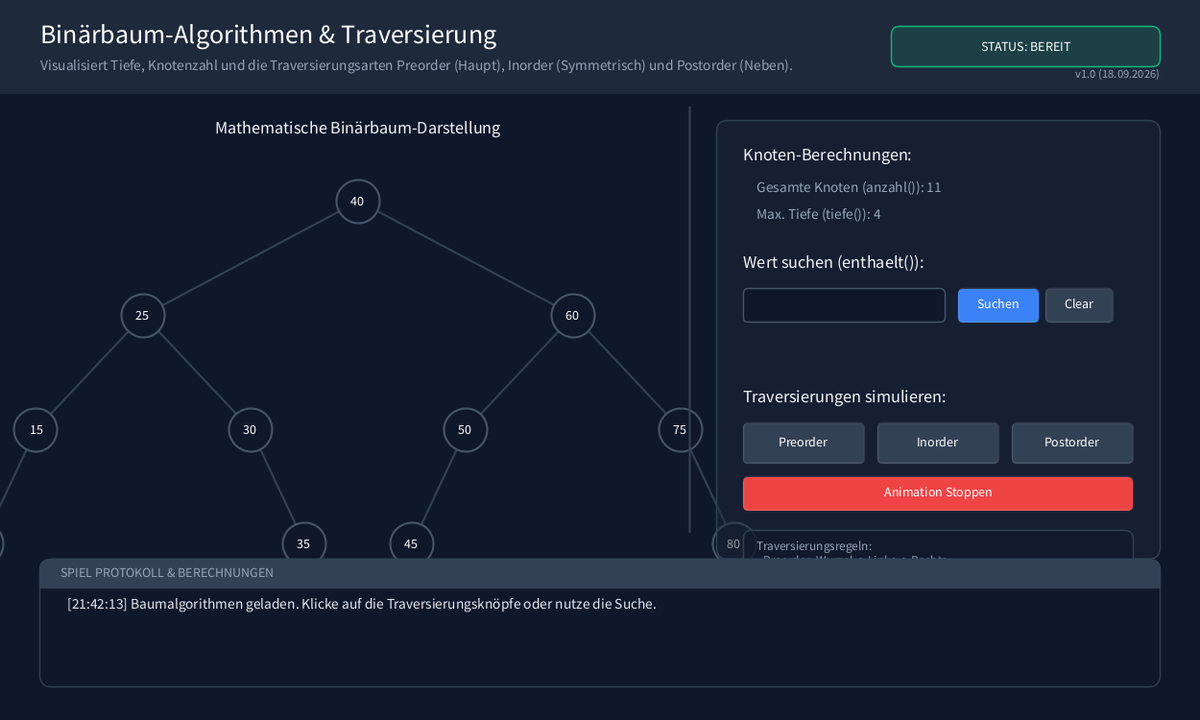
Frame 1 (no input)
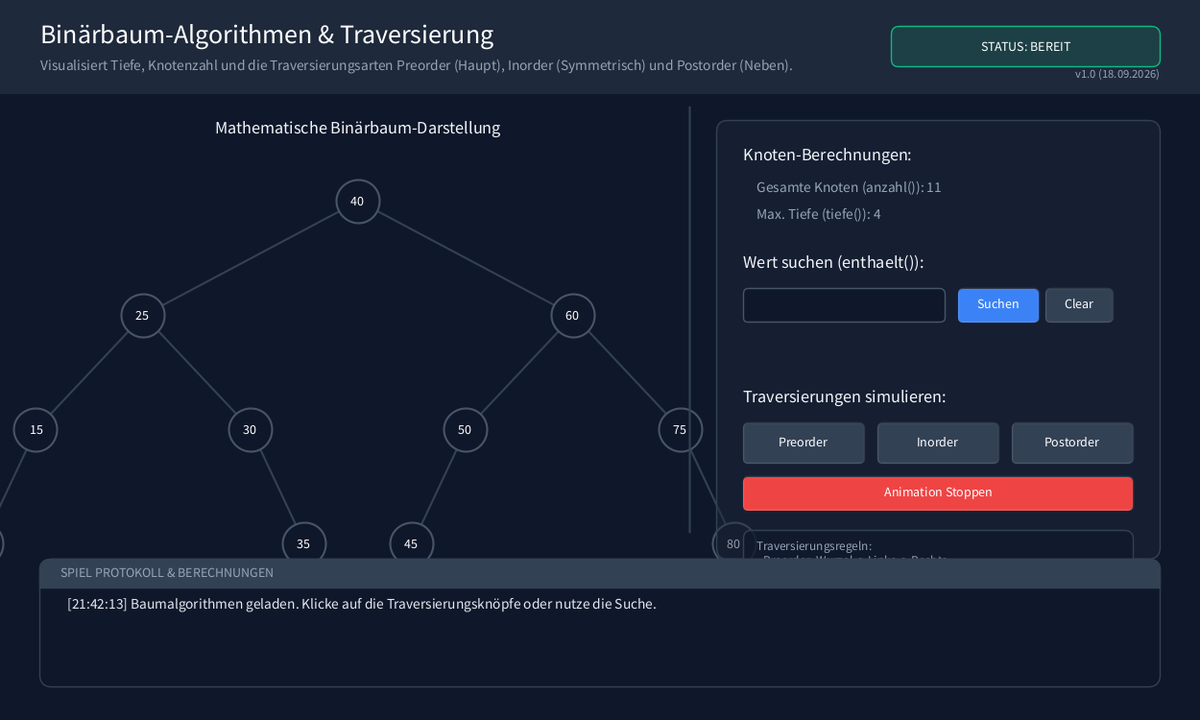
Frame 60 (the mouse pressed at the canvas centre just before this capture)
Frame 120 (the mouse held since frame 60 and released just before this capture): identical to frame 60, image omitted

The Processing sketch that drew these frames (run headless with seeded random() and noise(); from frame 60 on, the mouse is pressed at the canvas centre):

// Processing sketch: p10_baumalgorithmen
// ── p10_baumalgorithmen.pde
/**
 * Hauptprogramm: p10_baumalgorithmen (Musterlösung)
 * 
 * Bietet einen interaktiven Playground für Baumalgorithmen:
 * - Basiert auf dem ADT Binaerbaum (Binärbaum).
 * - Bestimmt Tiefe, Knotenzahl und überprüft das Vorhandensein von Elementen.
 * - Bietet eine visuelle Traversierungs-Animation (Preorder, Inorder, Postorder)
 *   mit regulierbarer Verzögerung.
 * - Protokolliert alle Berechnungen und Aktionen live im Logger.
 * 
 * @author Antigravity
 * @version September 2026
 */

Binaerbaum<Integer> startBaum;
Baumalgorithmen dasSpiel;

final float GUI_SCALE = 1.4;

// Log-Historie
ArrayList<String> aktionsLogs = new ArrayList<String>();

// Buttons
Button btnPreorder;
Button btnInorder;
Button btnPostorder;
Button btnStop;
Button btnSearch;
Button btnClearSearch;

// Suchvariablen
String searchInput = "";
boolean inputActive = false;
boolean searchExecuted = false;
boolean searchResult = false;
Binaerbaum<Integer> foundNode = null;

// Traversierungs-Animation
ArrayList<Binaerbaum> traversalList = null;
int traversalIndex = -1;
int lastTraversalStepTime = 0;
int traversalDelay = 800; // Millisekunden pro Schritt
String traversalName = "";

void setup()
{
    size(1250, 750);
    surface.setResizable(true);
    
    // Baum aufbauen
    baumInitialisieren();
    dasSpiel = new Baumalgorithmen(startBaum);
    
    // Buttons
    color colStandard = color(51, 65, 85);     // Slate 700
    color colAktion = color(59, 130, 246);     // Blau
    color colGefahr = color(239, 68, 68);      // Rot
    color colAktiv = color(16, 185, 129);      // Grün
    
    btnPreorder = new Button(50, 260, 95, 30, "Preorder", colStandard);
    btnInorder = new Button(150, 260, 95, 30, "Inorder", colStandard);
    btnPostorder = new Button(250, 260, 95, 30, "Postorder", colStandard);
    btnStop = new Button(50, 300, 295, 25, "Animation Stoppen", colGefahr);
    
    btnSearch = new Button(230, 140, 60, 25, "Suchen", colAktion);
    btnClearSearch = new Button(295, 140, 50, 25, "Clear", colStandard);
    
    logHinzufuegen("Baumalgorithmen geladen. Klicke auf die Traversierungsknöpfe oder nutze die Suche.");
}

void baumInitialisieren()
{
    // Ein schöner Suchbaum mit Werten
    startBaum = new Binaerbaum<Integer>(40);
    
    startBaum.links = new Binaerbaum<Integer>(25);
    startBaum.links.links = new Binaerbaum<Integer>(15);
    startBaum.links.links.links = new Binaerbaum<Integer>(10);
    startBaum.links.rechts = new Binaerbaum<Integer>(30);
    startBaum.links.rechts.rechts = new Binaerbaum<Integer>(35);
    
    startBaum.rechts = new Binaerbaum<Integer>(60);
    startBaum.rechts.links = new Binaerbaum<Integer>(50);
    startBaum.rechts.links.links = new Binaerbaum<Integer>(45);
    startBaum.rechts.rechts = new Binaerbaum<Integer>(75);
    startBaum.rechts.rechts.rechts = new Binaerbaum<Integer>(80);
}

void draw()
{
    float w = width / GUI_SCALE;
    float h = height / GUI_SCALE;
    
    background(15, 23, 42); // Deep Slate
    
    // Traversierungs-Animationsschritt ausführen
    if (traversalList != null && traversalIndex != -1)
    {
        int now = millis();
        if (now - lastTraversalStepTime > traversalDelay)
        {
            if (traversalIndex < traversalList.size() - 1)
            {
                traversalIndex++;
                Binaerbaum aktNode = traversalList.get(traversalIndex);
                logHinzufuegen("Besuche Knoten: " + aktNode.daten);
            }
            else
            {
                logHinzufuegen("Traversierung " + traversalName + " abgeschlossen.");
                traversalList = null;
                traversalIndex = -1;
            }
            lastTraversalStepTime = now;
        }
    }
    
    pushMatrix();
    scale(GUI_SCALE);
    
    // 1. Header
    fill(30, 41, 59);
    noStroke();
    rect(0, 0, w, 70);
    
    fill(255);
    textSize(20);
    textAlign(LEFT, CENTER);
    text("Binärbaum-Algorithmen & Traversierung", 30, 25);
    
    fill(148, 163, 184);
    textSize(11);
    text("Visualisiert Tiefe, Knotenzahl und die Traversierungsarten Preorder (Haupt), Inorder (Symmetrisch) und Postorder (Neben).", 30, 48);
    // Versionsnummer und Datum anzeigen
    fill(148, 163, 184);
    textSize(9);
    textAlign(RIGHT, BOTTOM);
    text("v1.0 (18.09.2026)", w - 30, 60);
    textAlign(LEFT, BASELINE); // Reset
    
    // Status-Badge
    boolean animiert = (traversalIndex != -1);
    fill(animiert ? color(245, 158, 11, 40) : color(16, 185, 129, 40));
    stroke(animiert ? color(245, 158, 11) : color(16, 185, 129));
    strokeWeight(1);
    rect(w - 230, 20, 200, 30, 6);
    fill(255);
    textSize(10);
    textAlign(CENTER, CENTER);
    text(animiert ? "ANIMATION LÄUFT" : "STATUS: BEREIT", w - 130, 34);
    
    // 2. Visualisierungsbereich
    float treeAreaW = w - 420;
    float treeAreaH = h - 210;
    
    // A. Linke Seite: Baum zeichnen
    pushMatrix();
    translate(30, 90);
    drawBaumGrafik(treeAreaW, treeAreaH);
    popMatrix();
    
    // Trennlinie
    stroke(51, 65, 85);
    strokeWeight(1.5);
    line(w - 380, 80, w - 380, h - 140);
    
    // B. Rechte Seite: Panel
    drawAlgorithmenPanel(w - 360, 90, 330, h - 210);
    
    // 3. Log-Konsole (unten)
    fill(15, 23, 42);
    stroke(51, 65, 85);
    strokeWeight(1);
    rect(30, h - 120, w - 60, 95, 8);
    
    fill(51, 65, 85);
    rect(30, h - 120, w - 60, 22, 8, 8, 0, 0);
    fill(148, 163, 184);
    textSize(10);
    textAlign(LEFT, CENTER);
    text("SPIEL PROTOKOLL & BERECHNUNGEN", 45, h - 110);
    
    textSize(11);
    textAlign(LEFT, TOP);
    for (int i = 0; i < aktionsLogs.size(); i++)
    {
        fill(226, 232, 240, 255 - (aktionsLogs.size() - 1 - i) * 50);
        text(aktionsLogs.get(i), 50, h - 90 + i * 16);
    }
    
    popMatrix();
}

/**
 * Zeichnet den Baum.
 */
void drawBaumGrafik(float w, float h)
{
    // Titel
    fill(241, 245, 249);
    textSize(13);
    textAlign(CENTER, TOP);
    text("Mathematische Binärbaum-Darstellung", w / 2, 0);
    
    // Zeichne Verbindungen und Knoten
    drawKnoten(startBaum, w / 2, 60, 160, 85, -1, -1);
    
    // Zeige bisherige Traversierungsschritte ganz unten an
    if (traversalIndex != -1)
    {
        StringBuilder sb = new StringBuilder();
        sb.append(traversalName + "-Pfad: ");
        for (int i = 0; i <= traversalIndex; i++)
        {
            if (i > 0) sb.append(" -> ");
            sb.append(traversalList.get(i).daten);
        }
        fill(245, 158, 11);
        textSize(11);
        textAlign(CENTER, BOTTOM);
        text(sb.toString(), w / 2, h - 10);
    }
}

void drawKnoten(Binaerbaum<Integer> k, float x, float y, float dx, float dy, float px, float py)
{
    if (k == null) return;
    
    // Verbindungslinie
    if (px != -1)
    {
        stroke(51, 65, 85);
        strokeWeight(1.5);
        line(px, py, x, y);
    }
    
    // Kinder zeichnen
    drawKnoten(k.links, x - dx, y + dy, dx * 0.5, dy, x, y);
    drawKnoten(k.rechts, x + dx, y + dy, dx * 0.5, dy, x, y);
    
    // Highlights bestimmen:
    // Ist dieser Knoten der aktuell animierte Knoten?
    boolean istAktiverTravers = (traversalList != null && traversalIndex != -1 && traversalList.get(traversalIndex) == k);
    // Wurde dieser Knoten bereits im aktuellen Pfad besucht?
    boolean istBesuchterTravers = false;
    if (traversalList != null && traversalIndex != -1)
    {
        for (int i = 0; i <= traversalIndex; i++)
        {
            if (traversalList.get(i) == k)
            {
                istBesuchterTravers = true;
                break;
            }
        }
    }
    // Ist dies der gesuchte und gefundene Knoten?
    boolean istGefunden = (foundNode == k);
    
    strokeWeight(1.5);
    if (istAktiverTravers)
    {
        stroke(245, 158, 11);
        strokeWeight(3);
        fill(245, 158, 11); // Orange für den aktuellen Suchcursor
    }
    else if (istGefunden)
    {
        stroke(16, 185, 129);
        strokeWeight(3);
        fill(16, 185, 129); // Leuchtend grün für Suchergebnis
    }
    else if (istBesuchterTravers)
    {
        stroke(59, 130, 246);
        fill(30, 41, 59); // Blau umrandet für besuchte Knoten
    }
    else
    {
        stroke(71, 85, 105);
        fill(15, 23, 42); // Normaler Zustand
    }
    
    ellipse(x, y, 32, 32);
    
    // Wert einzeichnen
    fill(255);
    textSize(10);
    textAlign(CENTER, CENTER);
    text(String.valueOf(k.daten), x, y - 1);
}

/**
 * Zeichnet das rechte Kontroll-Panel.
 */
void drawAlgorithmenPanel(float x, float y, float w, float h)
{
    // Container
    fill(30, 41, 59, 120);
    stroke(51, 65, 85);
    strokeWeight(1);
    rect(x, y, w, h, 8);
    
    // 1. Titel und Metriken
    fill(241, 245, 249);
    textSize(13);
    textAlign(LEFT, TOP);
    text("Knoten-Berechnungen:", x + 20, y + 20);
    
    fill(148, 163, 184);
    textSize(11);
    text("Gesamte Knoten (anzahl()): " + dasSpiel.anzahl(), x + 30, y + 45);
    text("Max. Tiefe (tiefe()): " + dasSpiel.tiefe(), x + 30, y + 65);
    
    // 2. Element-Suche
    fill(241, 245, 249);
    textSize(13);
    text("Wert suchen (enthaelt()):", x + 20, y + 100);
    
    // Such-Eingabefeld
    fill(15, 23, 42);
    stroke(inputActive ? color(59, 130, 246) : color(71, 85, 105));
    rect(x + 20, y + 125, 150, 25, 4);
    
    fill(255);
    textSize(11);
    textAlign(LEFT, CENTER);
    text(searchInput + (inputActive && (frameCount / 20) % 2 == 0 ? "|" : ""), x + 30, y + 137);
    
    btnSearch.x = x + 180;
    btnSearch.y = y + 125;
    btnSearch.zeichnen();
    
    btnClearSearch.x = x + 245;
    btnClearSearch.y = y + 125;
    btnClearSearch.zeichnen();
    
    // Suchergebnis-Label
    if (searchExecuted)
    {
        fill(searchResult ? color(16, 185, 129) : color(239, 68, 68));
        textSize(10);
        textAlign(LEFT, TOP);
        text(searchResult ? "GEFUNDEN! Knoten markiert." : "NICHT GEFUNDEN!", x + 20, y + 158);
    }
    
    // 3. Traversierungen
    fill(241, 245, 249);
    textSize(13);
    textAlign(LEFT, TOP);
    text("Traversierungen simulieren:", x + 20, y + 200);
    
    btnPreorder.x = x + 20;
    btnPreorder.y = y + 225;
    btnPreorder.w = (w - 60) / 3;
    btnPreorder.zeichnen();
    
    btnInorder.x = x + 30 + btnPreorder.w;
    btnInorder.y = y + 225;
    btnInorder.w = btnPreorder.w;
    btnInorder.zeichnen();
    
    btnPostorder.x = x + 40 + (btnPreorder.w * 2);
    btnPostorder.y = y + 225;
    btnPostorder.w = btnPreorder.w;
    btnPostorder.zeichnen();
    
    btnStop.x = x + 20;
    btnStop.y = y + 265;
    btnStop.w = w - 40;
    btnStop.zeichnen();
    
    // Info-Box unten
    fill(15, 23, 42, 180);
    stroke(51, 65, 85);
    rect(x + 20, y + 305, w - 40, 70, 6);
    
    fill(148, 163, 184);
    textSize(9.5);
    textAlign(LEFT, TOP);
    String infoText = "Traversierungsregeln:\n" +
                      "- Preorder: Wurzel -> Links -> Rechts\n" +
                      "- Inorder: Links -> Wurzel -> Rechts\n" +
                      "- Postorder: Links -> Rechts -> Wurzel";
    text(infoText, x + 30, y + 312, w - 60, 60);
}

void mousePressed()
{
    float lmX = mouseX / GUI_SCALE;
    float lmY = mouseY / GUI_SCALE;
    
    // Prüfen, ob das Sucheingabefeld angeklickt wurde
    float inX = width / GUI_SCALE - 360 + 20;
    float inY = 90 + 125;
    if (lmX >= inX && lmX <= inX + 150 && lmY >= inY && lmY <= inY + 25)
    {
        inputActive = true;
    }
    else
    {
        inputActive = false;
    }
    
    // Buttons prüfen
    if (btnSearch.mouseOver())
    {
        suchenAusfuehren();
    }
    if (btnClearSearch.mouseOver())
    {
        searchInput = "";
        searchExecuted = false;
        foundNode = null;
        logHinzufuegen("Suche gelöscht.");
    }
    if (btnPreorder.mouseOver())
    {
        startTraversierung("Preorder", dasSpiel.getPreorder());
    }
    if (btnInorder.mouseOver())
    {
        startTraversierung("Inorder", dasSpiel.getInorder());
    }
    if (btnPostorder.mouseOver())
    {
        startTraversierung("Postorder", dasSpiel.getPostorder());
    }
    if (btnStop.mouseOver())
    {
        traversalList = null;
        traversalIndex = -1;
        logHinzufuegen("Animation abgebrochen.");
    }
}

void startTraversierung(String name, ArrayList<Binaerbaum> liste)
{
    traversalList = liste;
    traversalIndex = 0;
    traversalName = name;
    lastTraversalStepTime = millis();
    foundNode = null; // Suche bei Traversierung löschen
    logHinzufuegen("Starte " + name + "-Traversierung...");
    logHinzufuegen("Besuche Knoten: " + traversalList.get(0).daten);
}

void suchenAusfuehren()
{
    if (searchInput.length() == 0) return;
    try
    {
        int val = Integer.parseInt(searchInput.trim());
        searchResult = dasSpiel.enthaelt(val);
        searchExecuted = true;
        
        if (searchResult)
        {
            foundNode = findNode(startBaum, val);
            logHinzufuegen("Suche: " + val + " wurde im Baum gefunden!");
        }
        else
        {
            foundNode = null;
            logHinzufuegen("Suche: " + val + " ist nicht im Baum enthalten.");
        }
    }
    catch (Exception x)
    {
        logHinzufuegen("Fehler: Nur Ganzzahlen suchen.");
    }
}

Binaerbaum<Integer> findNode(Binaerbaum<Integer> b, int val)
{
    if (b == null) return null;
    if (b.daten.equals(val)) return b;
    
    Binaerbaum<Integer> l = findNode(b.links, val);
    if (l != null) return l;
    return findNode(b.rechts, val);
}

void keyPressed()
{
    if (inputActive)
    {
        if (key >= '0' && key <= '9')
        {
            if (searchInput.length() < 5)
            {
                searchInput += key;
            }
        }
        else if (key == BACKSPACE && searchInput.length() > 0)
        {
            searchInput = searchInput.substring(0, searchInput.length() - 1);
        }
        else if (key == ENTER || key == RETURN)
        {
            suchenAusfuehren();
            inputActive = false;
        }
    }
}

void logHinzufuegen(String msg)
{
    String zeit = nf(hour(), 2) + ":" + nf(minute(), 2) + ":" + nf(second(), 2);
    aktionsLogs.add("[" + zeit + "] " + msg);
    if (aktionsLogs.size() > 4)
    {
        aktionsLogs.remove(0);
    }
}

/**
 * Hilfsklasse für interaktive GUI-Buttons.
 */
class Button
{
    float x, y, w, h;
    String label;
    color col;
    
    Button(float x, float y, float w, float h, String label, color col)
    {
        this.x = x;
        this.y = y;
        this.w = w;
        this.h = h;
        this.label = label;
        this.col = col;
    }
    
    void zeichnen()
    {
        boolean hover = mouseOver();
        color zeichnFarbe = hover ? lerpColor(col, color(255), 0.15) : col;
        
        fill(zeichnFarbe);
        stroke(255, 30);
        strokeWeight(1);
        rect(x, y, w, h, 4);
        
        fill(255);
        textSize(10);
        textAlign(CENTER, CENTER);
        text(label, x + w / 2, y + h / 2 - 2);
    }
    
    boolean mouseOver()
    {
        float lmX = mouseX / GUI_SCALE;
        float lmY = mouseY / GUI_SCALE;
        return lmX >= x && lmX <= x + w && lmY >= y && lmY <= y + h;
    }
}
// ── Baumalgorithmen.pde
import java.util.ArrayList;

/**
 * Führt verschiedene Algorithmen auf Binärbäumen aus (Musterlösung)
 * 
 * @author Rainer Helfrich (Original) / Antigravity (Processing-Konvertierung)
 * @version September 2026
 */
public class Baumalgorithmen
{
    /**
     * Die Wurzel des Baums, mit dem der Algorithmus durchgeführt werden soll
     */
    protected Binaerbaum wurzel;

    /**
     * Erzeugt ein neues Algorithmen-Objekt
     * @param wurzel Die Wurzel des Baums, der verarbeitet werden soll
     */
    public Baumalgorithmen(Binaerbaum wurzel)
    {
        this.wurzel = wurzel;
    }

    /**
     * Gibt die Tiefe des Baums zurück
     * @return Die Tiefe des Baums, gezählt ab der Wurzel
     */
    public int tiefe()
    {
        return tiefe(wurzel);
    }

    /**
     * Gibt die Tiefe eines Baums zurück
     * @param b Der Baum, dessen Tiefe bestimmt werden soll
     * @return Die Tiefe des Baums, gezählt ab b
     */
    private int tiefe(Binaerbaum b)
    {
        if (b == null)
        {
            return 0;
        }
        return 1 + Math.max(tiefe(b.links), tiefe(b.rechts));
    }

    /**
     * Gibt die Anzahl der Knoten im Baums zurück
     * @return Die Anzahl aller Knoten im Baum
     */
    public int anzahl()
    {
        return anzahl(wurzel);
    }

    /**
     * Gibt die Anzahl der Knoten in einem Baums zurück
     * @param b Der Baum, in dem die Knoten gezählt werden sollen
     * @return Die Anzahl der Knoten, die sich von b an im Baum befinden (inklusive b)
     */
    private int anzahl(Binaerbaum b)
    {
        if (b == null)
        {
            return 0;
        }
        return 1 + anzahl(b.links) + anzahl(b.rechts);
    }

    /**
     * Prüft, ob sich ein Wert im Baum befindet
     * @param wert Der zu suchende Wert
     * @return true, wenn ein Knoten den Wert enthält; false sonst
     */
    public <T> boolean enthaelt(T wert)
    {
        return enthaelt(wurzel, wert);
    }

    /**
     * Prüft, ob sich ein Wert in b oder darunter befindet
     * @param b Der Baum, in dem der Wert gesucht werden soll
     * @return true, wenn b oder einer seiner Kindknoten den Wert enthält; false sonst
     */
    private <T> boolean enthaelt(Binaerbaum b, T wert)
    {
        if (b == null)
        {
            return false;
        }
        if (b.daten != null && b.daten.equals(wert))
        {
            return true;
        }
        return enthaelt(b.links, wert) || enthaelt(b.rechts, wert);
    }

    /**
     * Sammelt alle Knoten in Preorder-Reihenfolge (Hauptreihenfolge)
     */
    public ArrayList<Binaerbaum> getPreorder()
    {
        ArrayList<Binaerbaum> out = new ArrayList<Binaerbaum>();
        collectPreorder(wurzel, out);
        return out;
    }
    
    private void collectPreorder(Binaerbaum b, ArrayList<Binaerbaum> out)
    {
        if (b == null) return;
        out.add(b);
        collectPreorder(b.links, out);
        collectPreorder(b.rechts, out);
    }

    /**
     * Sammelt alle Knoten in Inorder-Reihenfolge (Symmetrische Reihenfolge)
     */
    public ArrayList<Binaerbaum> getInorder()
    {
        ArrayList<Binaerbaum> out = new ArrayList<Binaerbaum>();
        collectInorder(wurzel, out);
        return out;
    }
    
    private void collectInorder(Binaerbaum b, ArrayList<Binaerbaum> out)
    {
        if (b == null) return;
        collectInorder(b.links, out);
        out.add(b);
        collectInorder(b.rechts, out);
    }

    /**
     * Sammelt alle Knoten in Postorder-Reihenfolge (Nebenreihenfolge)
     */
    public ArrayList<Binaerbaum> getPostorder()
    {
        ArrayList<Binaerbaum> out = new ArrayList<Binaerbaum>();
        collectPostorder(wurzel, out);
        return out;
    }
    
    private void collectPostorder(Binaerbaum b, ArrayList<Binaerbaum> out)
    {
        if (b == null) return;
        collectPostorder(b.links, out);
        collectPostorder(b.rechts, out);
        out.add(b);
    }
}

// ── Binaerbaum.pde
/**
 * Ein Knoten eines Binärbaums (Musterlösung)
 * 
 * @author Rainer Helfrich (Original) / Antigravity (Processing-Konvertierung)
 * @version September 2026
 */
public class Binaerbaum<T>
{
    /**
     * Der Datenwert des Knotens
     */
    public T daten;
    
    /**
     * Der linke Kindbaum
     */
    public Binaerbaum<T> links;
    
    /**
     * Der rechte Kindbaum
     */
    public Binaerbaum<T> rechts;
    
    /**
     * Erzeugt einen Blattknoten mit leerem Datenwert
     */
    public Binaerbaum()
    {
        this(null, null, null);
    }
    
    /**
     * Erzeugt einen Knoten mit Datenwert und Kindern
     * @param daten Der Datenwert
     * @param links Der linke Kindbaum
     * @param rechts Der rechte Kindbaum
     */
    public Binaerbaum(T daten, Binaerbaum<T> links, Binaerbaum<T> rechts)
    {
        this.daten = daten;
        this.links = links;
        this.rechts = rechts;
    }

    /**
     * Erzeugt einen Blattknoten mit Datenwert
     * @param daten Der Datenwert
     */
    public Binaerbaum(T daten)
    {
        this(daten, null, null);
    }
    
    /**
     * Gibt zurück, ob der Knoten ein Blatt ist
     * @return true, wenn der Knoten ein Blatt ist; false sonst
     */
    public boolean istBlatt()
    {
        return links == null && rechts == null;
    }
}
